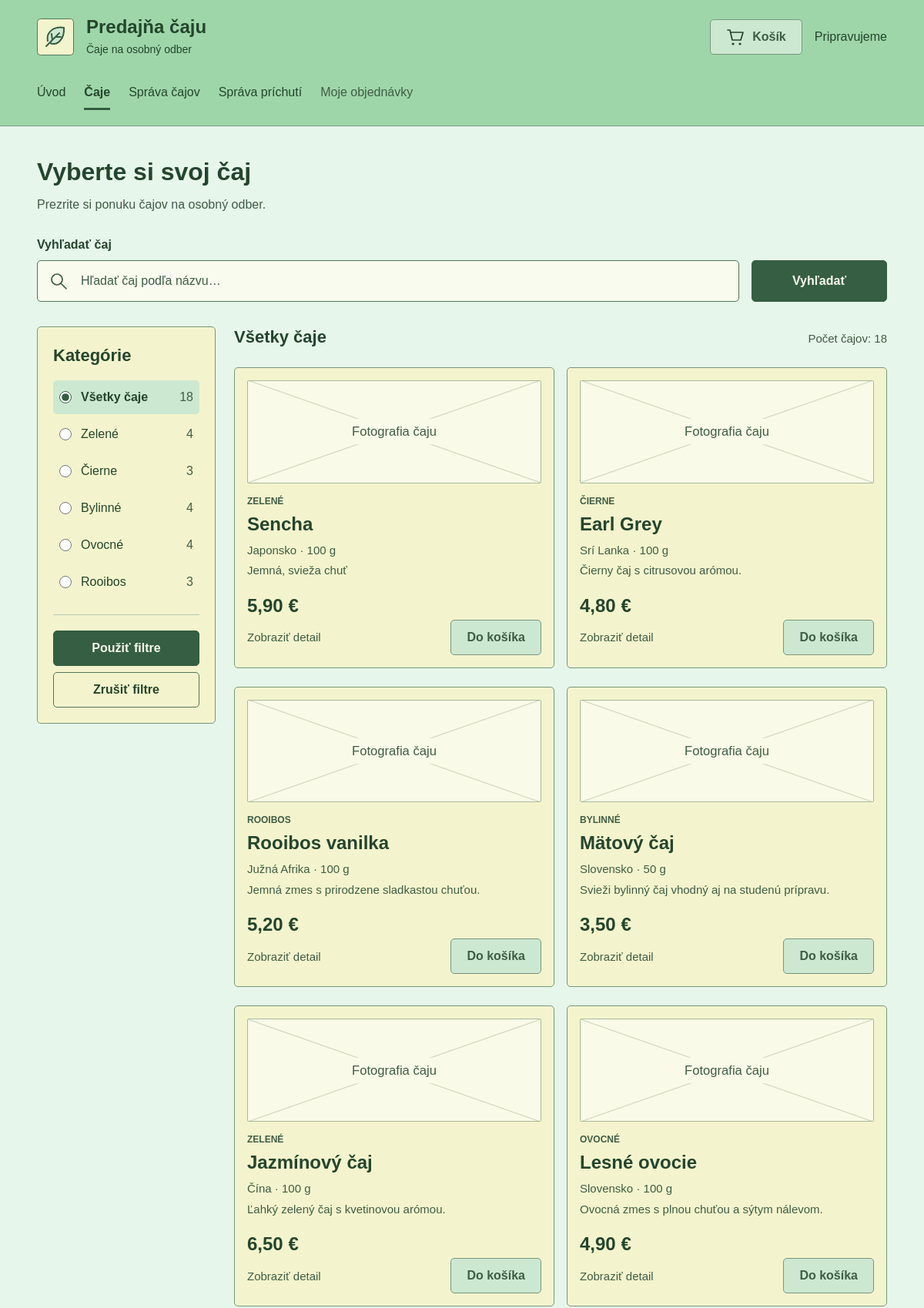
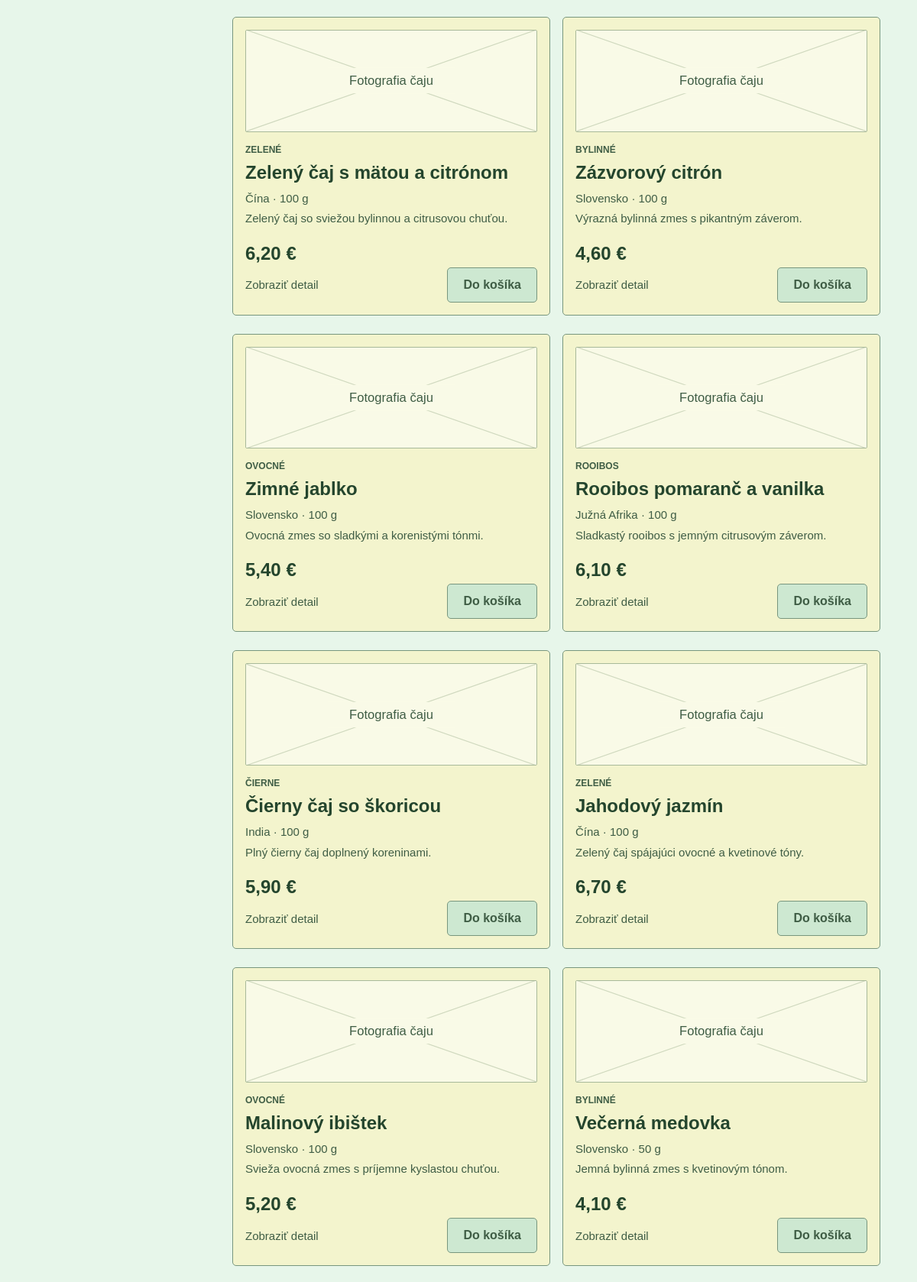
Screenshot of /?c=home&a=katalog (upper part) with the database file from the repository (2 pictures, top to bottom).
### tables this page shows
CREATE TABLE IF NOT EXISTS teas (
    id INT UNSIGNED NOT NULL AUTO_INCREMENT,
    name VARCHAR(80) NOT NULL,
    category VARCHAR(20) NOT NULL,
    origin VARCHAR(60) NOT NULL,
    weight SMALLINT UNSIGNED NOT NULL,
    price DECIMAL(7, 2) NOT NULL,
    description VARCHAR(240) NOT NULL DEFAULT '',
    PRIMARY KEY (id),
    CONSTRAINT ck_teas_weight CHECK (weight BETWEEN 1 AND 10000),
    CONSTRAINT ck_teas_price CHECK (price > 0)
);

### Framework/Http/Responses/Response.php (called while the page is built, shortened)
<?php
abstract class Response
{
    public function send(): void
    {
        $this->generate();
    }
}

### public/index.php (called while the page is built, shortened)
<?php
require __DIR__ . '/../Framework/ClassLoader.php';
try {
    $app = new App();
    $app->run();
} catch (Exception $e) {
    die('An error occurred: ' . $e->getMessage());
}

### Framework/Support/LinkGenerator.php (called while the page is built, shortened)
<?php
class LinkGenerator
{
    private Request $request;
    private Router $router;
    public function __construct(Request $request, Router $router)
    {
        $this->request = $request;
        $this->router = $router;
    }
    public function url(
        string|array $destination,
        array $parameters = [],
        bool $absolute = false,
        bool $appendParameters = false
    ): string {
        if (is_array($destination)) {
            $parameters = $destination;
            $destination = "{$this->router->getControllerName()}.{$this->router->getAction()}";
        }
        if (!str_contains($destination, ".")) {
            $destination = "{$this->router->getControllerName()}.{$destination}";
        }
        list($controller, $action) = explode(".", $destination);
        $args = $appendParameters ? $this->request->get() : [];
        $args = ["c" => lcfirst($controller), "a" => $action != "index" ? $action : null] + $parameters + $args;
        $basePath = $absolute ? $this->request->getBaseUrl() : "";
        return $basePath . "?" . http_build_query($args);
    }
    public function asset(string $path, bool $absolute = false): string
    {
        $scriptPath = $this->request->server('PHP_SELF') ?? '/';
        $dir = rtrim(str_replace('\\', '/', dirname($scriptPath)), '/');
        $assetPath = '/' . ltrim($path, '/');
        return ($dir ?: '') . $assetPath;
    }
}

### Framework/Support/functions.php (called while the page is built)
<?php
if (!function_exists('e')) {
    function e(mixed $value): string
    {
        return htmlspecialchars((string)$value, ENT_QUOTES | ENT_SUBSTITUTE | ENT_HTML5, 'UTF-8');
    }
}

### Framework/Http/Request.php (called while the page is built, shortened)
<?php
class Request
{
    private array $get;
    private array $server;
    public function __construct()
    {
        $this->get = $_GET;
        $this->server = $_SERVER;
    }
    public function get(?string $key = null): mixed
    {
        return $key === null ? $this->get : ($this->get[$key] ?? null);
    }
    public function server(?string $key = null): mixed
    {
        return $key === null ? $this->server : ($this->server[$key] ?? null);
    }
}

### App/Controllers/HomeController.php (called while the page is built, shortened)
<?php
class HomeController extends BaseController
{
    public function katalog(Request $request): Response
    {
        $categories = ['vsetky' => 'Všetky čaje'] + Tea::CATEGORIES;
        $search = $request->get('q');
        $search = is_string($search) ? trim($search) : '';
        $category = $request->get('kategoria');
        $category = is_string($category) && isset($categories[$category]) ? $category : 'vsetky';
        $allTeas = Tea::getAll(orderBy: 'id ASC');
        $counts = array_fill_keys(array_keys($categories), 0);
        $counts['vsetky'] = count($allTeas);
        foreach ($allTeas as $tea) {
            if (isset(Tea::CATEGORIES[$tea->getCategory()])) {
                $counts[$tea->getCategory()]++;
            }
        }
        $conditions = [];
        $parameters = [];
        return $this->html([
            'teas' => $conditions === [] ? $allTeas : Tea::getAll(implode(' AND ', $conditions), $parameters, 'id ASC'),
            'categories' => $categories,
            'counts' => $counts,
            'search' => $search,
            'category' => $category,
        ]);
    }
}

### Framework/ClassLoader.php (called while the page is built, shortened)
<?php
class ClassLoader
{
    public static function Boot(): void
    {
        spl_autoload_register(function ($class_name) {
            $file = self::getClassFile($class_name);
        });
    }
    public static function getClassFile(string $className): string
    {
        $baseDir = realpath(dirname(__DIR__));
        $relativePath = str_replace('\\', DIRECTORY_SEPARATOR, ltrim($className, '\\')) . '.php';
        return $baseDir . DIRECTORY_SEPARATOR . $relativePath;
    }
}
require __DIR__ . DIRECTORY_SEPARATOR . 'Support' . DIRECTORY_SEPARATOR . 'functions.php';

### Framework/Core/Model.php (called while the page is built, shortened)
<?php
abstract class Model implements \JsonSerializable
{
    protected static ?string $tableName = null;
    protected static array $columnsMap = [];
    private static array $dbColumns = [];
    private static IDbConvention $dbConventions;
    protected static function getTableName(): string
    {
        if (!empty(static::$tableName)) {
            return static::$tableName;
        }
        return self::getConventions()->getTableName(get_called_class());
    }
    protected static function getPkColumnName(): string
    {
        return self::getConventions()->getPkColumnName(get_called_class());
    }
    protected static function getColumnsMap(): array
    {
        return static::$columnsMap ?? [];
    }
    public static function getAll(
        ?string $whereClause = null,
        array   $whereParams = [],
        ?string $orderBy = null,
        ?int    $limit = null,
        ?int    $offset = null
    ): array
    {
        try {
            $sql = "SELECT " . static::getDBColumnNamesList() . " FROM `" . static::getTableName() . "`";
            if ($whereClause != null) {
                $sql .= " WHERE $whereClause";
            }
            if ($orderBy !== null) {
                $sql .= " ORDER BY $orderBy";
            }
            $stmt = Connection::getInstance()->prepare($sql);
            $stmt->execute($whereParams);
            $models = $stmt->fetchAll(PDO::FETCH_CLASS | PDO::FETCH_PROPS_LATE, static::class);
            $dataSet = new ResultSet($models);
            return $models;
        } catch (PDOException $exception) {
            throw new Exception('Query failed: ' . $exception->getMessage(), 0, $exception);
        }
    }
    private static function getDbColumns(): array
    {
        try {
            $sql = "DESCRIBE " . static::getTableName();
            $stmt = Connection::getInstance()->prepare($sql);
            $stmt->execute([]);
            self::$dbColumns[static::class] = array_column($stmt->fetchAll(), 'Field');
            return self::$dbColumns[static::class];
        } catch (PDOException $exception) {
            throw new Exception('Query failed: ' . $exception->getMessage(), 0, $exception);
        }
    }
    private function getIdValue(): mixed
    {
        $pk = static::getPkColumnName();
        $prop = static::toPropertyName($pk);
        return isset($this->{$prop}) ? $this->{$prop} : null;
    }
    private static function getModelProperties(): array
    {
        $reflection = new \ReflectionClass(static::class);
        $properties = [];
        foreach ($reflection->getProperties() as $property) {
            $propertyName = $property->getName();
            if ($property->isStatic()) {
                continue;
            }
            $properties[$propertyName] = true;
        }
        return $properties;
    }
    private static function getDBColumnNamesList(): string
    {
        $dbColumns = [];
        foreach (static::getDbColumns() as $columnName) {
            $propertyName = static::toPropertyName($columnName);
            if ($propertyName != $columnName) {
                $dbColumns[] = "`$columnName` AS {$propertyName}";
            } else {
                $dbColumns[] = $columnName;
            }
        }
        return implode(', ', $dbColumns);
    }
    private static function toPropertyName(string $columnName): string
    {
        $customMapping = static::getColumnsMap();
        if (isset($customMapping[$columnName])) {
            return $customMapping[$columnName];
        } else {
            return static::getConventions()->toPropertyName($columnName);
        }
    }
    private static function getConventions(): IDbConvention
    {
        if (!isset(static::$dbConventions)) {
            static::$dbConventions = new (Configuration::DB_CONVENTIONS_CLASS)();
        }
        return static::$dbConventions;
    }
}

### Framework/DB/Connection.php (called while the page is built, shortened)
<?php
class Connection
{
    private static ?Connection $instance = null;
    private PDO $db;
    public function __construct(PDO $db)
    {
        $this->db = $db;
    }
    public static function getInstance(): Connection
    {
        try {
            if (self::$instance == null) {
                $db = new PDO(
                    'mysql:dbname=' . Configuration::DB_NAME . ';host=' . Configuration::DB_HOST,
                    Configuration::DB_USER,
                    Configuration::DB_PASS
                );
                $db->setAttribute(PDO::ATTR_ERRMODE, PDO::ERRMODE_EXCEPTION);
                $db->setAttribute(PDO::ATTR_EMULATE_PREPARES, true);
                self::$instance = new self($db);
            }
            return self::$instance;
        } catch (PDOException $e) {
            throw new Exception('Connection failed: ' . $e->getMessage());
        }
    }
    public function prepare(string $sql): DebugStatement
    {
        try {
            return new DebugStatement($this->db->prepare($sql));
        } catch (PDOException $e) {
            throw new Exception('Prepare failed: ' . $e->getMessage());
        }
    }
}

### Framework/DB/DebugStatement.php (called while the page is built, shortened)
<?php
class DebugStatement
{
    private PDOStatementAlias $stmt;
    public function __construct($stmt)
    {
        $this->stmt = $stmt;
    }
    public function execute(?array $params = null): bool
    {
        $result = $this->stmt->execute($params);
        $this->stmt->debugDumpParams();
        return $result;
    }
    public function __call(string $name, array $arguments): mixed
    {
        return $this->stmt->{$name}(...$arguments);
    }
}

### Framework/DB/DefaultConventions.php (called while the page is built, shortened)
<?php
class DefaultConventions implements IDbConvention
{
    public function getPkColumnName(string $className): string
    {
        return 'id';
    }
    public function toPropertyName(string $columnName): string
    {
        return $columnName;
    }
}

### App/Models/Tea.php (called while the page is built, shortened)
<?php
class Tea extends Model
{
    protected ?int $id = null;
    protected string $name = '';
    protected string $category = '';
    protected string $origin = '';
    protected ?int $weight = null;
    protected string $price = '';
    protected string $description = '';
    public function getId(): ?int
    {
        return $this->id;
    }
    public function getName(): string
    {
        return $this->name;
    }
    public function getCategoryLabel(): string
    {
        return self::CATEGORIES[$this->category] ?? $this->category;
    }
    public function getOrigin(): string
    {
        return $this->origin;
    }
    public function getWeight(): ?int
    {
        return $this->weight;
    }
    public function getPrice(): string
    {
        return $this->price;
    }
    public function getFormattedPrice(): string
    {
        return str_replace('.', ',', $this->price);
    }
    public function getDescription(): string
    {
        return $this->description;
    }
}

### App/Views/Home/katalog.view.php (the view, shortened to what this page needs)
<section class="page-catalog" aria-labelledby="katalog-title">
    <header class="page-intro">
        <h1 id="katalog-title">Vyberte si svoj čaj</h1>
        <p>Prezrite si ponuku čajov na osobný odber.</p>
    </header>
    <form class="catalog-form" action="<?= e($link->url('home.katalog')) ?>" method="get" aria-label="Vyhľadávanie a filtrovanie čajov">
        <label class="search-label" for="hladany-caj">Vyhľadať čaj</label>
        <div class="search-row">
            <div class="search-field">
                <input type="search" id="hladany-caj" name="q" value="<?= e($search) ?>"
                       placeholder="Hľadať čaj podľa názvu…" maxlength="100">
            </div>
            <button class="button" type="submit">Vyhľadať</button>
        </div>
        <div class="catalog-layout">
            <aside class="filters" aria-label="Filter podľa kategórie">
                <fieldset>
                    <legend>Kategórie</legend>
                    <div class="category-options">
                        <?php foreach ($categories as $key => $label): ?>
                            <label class="category-option">
                                <input type="radio" name="kategoria" value="<?= e($key) ?>" <?= $key === $category ? 'checked' : '' ?>>
                                <span><?= e($label) ?></span>
                                <span class="category-count" aria-label="Počet čajov: <?= e($counts[$key]) ?>"><?= e($counts[$key]) ?></span>
                            </label>
                        <?php endforeach; ?>
                    </div>
                </fieldset>
                <div class="filter-actions">
                    <button class="button" type="submit">Použiť filtre</button>
                    <a class="button button-secondary" href="<?= e($link->url('home.katalog')) ?>">Zrušiť filtre</a>
                </div>
            </aside>
            <section class="products" aria-labelledby="nadpis-produktov">
                <div class="results-heading">
                    <h2 id="nadpis-produktov"><?= $search === '' && $category === 'vsetky' ? 'Všetky čaje' : 'Nájdené čaje' ?></h2>
                    <p>Počet čajov: <?= e(count($teas)) ?></p>
                </div>
                <?php if ($teas === []): ?>
                    <p class="tea-notice">Nenašli sa žiadne čaje.</p>
                <?php else: ?>
                    <div class="product-grid">
                        <?php foreach ($teas as $tea): ?>
                            <article class="product-card" aria-labelledby="caj-<?= e($tea->getId()) ?>">
                                <img class="product-image" src="<?= e($link->asset('images/caj-placeholder.svg')) ?>"
                                     width="640" height="224" alt="">
                                <p class="product-category"><?= e($tea->getCategoryLabel()) ?></p>
                                <h3 id="caj-<?= e($tea->getId()) ?>"><?= e($tea->getName()) ?></h3>
                                <p class="product-meta"><?= e($tea->getOrigin()) ?> · <?= e($tea->getWeight()) ?>&nbsp;g</p>
                                <p class="product-description"><?= e($tea->getDescription()) ?></p>
                                <div class="product-bottom">
                                    <div>
                                        <data class="price" value="<?= e($tea->getPrice()) ?>"><?= e($tea->getFormattedPrice()) ?>&nbsp;€</data>
                                        <button class="detail-button" type="button" disabled>Zobraziť detail</button>
                                    </div>
                                    <button class="button" type="button" disabled>Do košíka</button>
                                </div>
                            </article>
                        <?php endforeach; ?>
                    </div>
                <?php endif; ?>
            </section>
        </div>
    </form>
</section>

### rows the page displays
teas: id "4", category "BYLINNÉ", name "Mätový čaj", origin "Slovensko", weight "50", description "Svieži bylinný čaj vhodný aj na studenú prípravu.", price "3,50"
teas: category "ZELENÉ", name "Sencha", origin "Japonsko", weight "100", description "Jemná, svieža chuť", price "5,90"
teas: category "ČIERNE", name "Earl Grey", origin "Srí Lanka", weight "100", description "Čierny čaj s citrusovou arómou.", price "4,80"
teas: category "ROOIBOS", name "Rooibos vanilka", origin "Južná Afrika", weight "100", description "Jemná zmes s prirodzene sladkastou chuťou.", price "5,20"
teas: category "ZELENÉ", name "Jazmínový čaj", origin "Čína", weight "100", description "Ľahký zelený čaj s kvetinovou arómou.", price "6,50"
teas: category "OVOCNÉ", name "Lesné ovocie", origin "Slovensko", weight "100", description "Ovocná zmes s plnou chuťou a sýtym nálevom.", price "4,90"
teas: category "ZELENÉ", name "Zelený čaj s mätou a citrónom", origin "Čína", weight "100", description "Zelený čaj so sviežou bylinnou a citrusovou chuťou.", price "6,20"
teas: category "BYLINNÉ", name "Zázvorový citrón", origin "Slovensko", weight "100", description "Výrazná bylinná zmes s pikantným záverom.", price "4,60"
teas: category "OVOCNÉ", name "Zimné jablko", origin "Slovensko", weight "100", description "Ovocná zmes so sladkými a korenistými tónmi.", price "5,40"
teas: category "ROOIBOS", name "Rooibos pomaranč a vanilka", origin "Južná Afrika", weight "100", description "Sladkastý rooibos s jemným citrusovým záverom.", price "6,10"
teas: category "ČIERNE", name "Čierny čaj so škoricou", origin "India", weight "100", description "Plný čierny čaj doplnený koreninami.", price "5,90"
teas: category "ZELENÉ", name "Jahodový jazmín", origin "Čína", weight "100", description "Zelený čaj spájajúci ovocné a kvetinové tóny.", price "6,70"
teas: category "OVOCNÉ", name "Malinový ibištek", origin "Slovensko", weight "100", description "Svieža ovocná zmes s príjemne kyslastou chuťou.", price "5,20"
teas: category "BYLINNÉ", name "Večerná medovka", origin "Slovensko", weight "50", description "Jemná bylinná zmes s kvetinovým tónom.", price "4,10"

### other values shown
$label "Úvod"
$label "Čaje"
$label "Správa čajov"
$label "Správa príchutí"
$label "Všetky čaje"
$counts[$key] "18"
$label "Zelené"
$label "Čierne"
$counts[$key] "3"
$label "Bylinné"
$label "Ovocné"
$label "Rooibos"
count($teas) "18"
